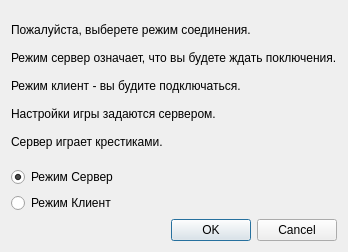
<?xml version="1.0" encoding="UTF-8"?>
<ui version="4.0">
 <class>Dialog</class>
 <widget class="QDialog" name="Dialog">
  <property name="geometry">
   <rect>
    <x>0</x>
    <y>0</y>
    <width>335</width>
    <height>252</height>
   </rect>
  </property>
  <property name="windowTitle">
   <string>Dialog</string>
  </property>
  <layout class="QGridLayout" name="gridLayout">
   <item row="3" column="0">
    <widget class="QDialogButtonBox" name="buttonBox">
     <property name="orientation">
      <enum>Qt::Horizontal</enum>
     </property>
     <property name="standardButtons">
      <set>QDialogButtonBox::Cancel|QDialogButtonBox::Ok</set>
     </property>
    </widget>
   </item>
   <item row="1" column="0">
    <widget class="QRadioButton" name="radioButton">
     <property name="acceptDrops">
      <bool>false</bool>
     </property>
     <property name="text">
      <string>Режим Сервер</string>
     </property>
     <property name="checked">
      <bool>true</bool>
     </property>
    </widget>
   </item>
   <item row="2" column="0">
    <widget class="QRadioButton" name="radioButton_2">
     <property name="text">
      <string>Режим Клиент</string>
     </property>
    </widget>
   </item>
   <item row="0" column="0">
    <widget class="QLabel" name="label">
     <property name="text">
      <string>Пожалуйста, выберете режим соединения. 

Режим сервер означает, что вы будете ждать поключения.

Режим клиент - вы будите подключаться.

Настройки игры задаются сервером.

Сервер играет крестиками.</string>
     </property>
    </widget>
   </item>
  </layout>
 </widget>
 <resources/>
 <connections>
  <connection>
   <sender>buttonBox</sender>
   <signal>accepted()</signal>
   <receiver>Dialog</receiver>
   <slot>accept()</slot>
   <hints>
    <hint type="sourcelabel">
     <x>248</x>
     <y>254</y>
    </hint>
    <hint type="destinationlabel">
     <x>157</x>
     <y>274</y>
    </hint>
   </hints>
  </connection>
  <connection>
   <sender>buttonBox</sender>
   <signal>rejected()</signal>
   <receiver>Dialog</receiver>
   <slot>reject()</slot>
   <hints>
    <hint type="sourcelabel">
     <x>316</x>
     <y>260</y>
    </hint>
    <hint type="destinationlabel">
     <x>286</x>
     <y>274</y>
    </hint>
   </hints>
  </connection>
 </connections>
</ui>
